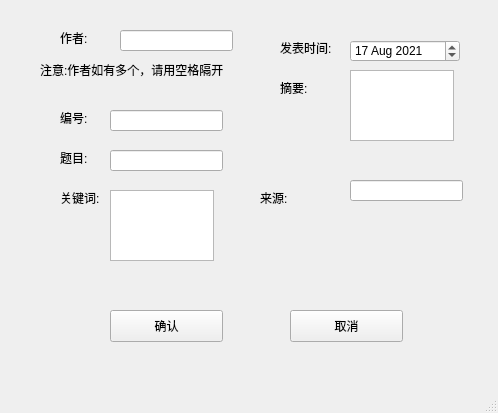
<?xml version="1.0" encoding="UTF-8"?>
<ui version="4.0">
 <class>AddDocumentsPage</class>
 <widget class="QMainWindow" name="AddDocumentsPage">
  <property name="geometry">
   <rect>
    <x>0</x>
    <y>0</y>
    <width>498</width>
    <height>413</height>
   </rect>
  </property>
  <property name="windowTitle">
   <string>MainWindow</string>
  </property>
  <widget class="QWidget" name="centralwidget">
   <widget class="QLabel" name="label">
    <property name="geometry">
     <rect>
      <x>60</x>
      <y>110</y>
      <width>60</width>
      <height>16</height>
     </rect>
    </property>
    <property name="text">
     <string>编号:</string>
    </property>
   </widget>
   <widget class="QLineEdit" name="lineEdit">
    <property name="geometry">
     <rect>
      <x>110</x>
      <y>110</y>
      <width>113</width>
      <height>21</height>
     </rect>
    </property>
   </widget>
   <widget class="QLabel" name="label_2">
    <property name="geometry">
     <rect>
      <x>60</x>
      <y>150</y>
      <width>60</width>
      <height>16</height>
     </rect>
    </property>
    <property name="text">
     <string>题目:</string>
    </property>
   </widget>
   <widget class="QLineEdit" name="nameOfDoc">
    <property name="geometry">
     <rect>
      <x>110</x>
      <y>150</y>
      <width>113</width>
      <height>21</height>
     </rect>
    </property>
   </widget>
   <widget class="QLabel" name="label_3">
    <property name="geometry">
     <rect>
      <x>60</x>
      <y>190</y>
      <width>60</width>
      <height>16</height>
     </rect>
    </property>
    <property name="text">
     <string>关键词:</string>
    </property>
   </widget>
   <widget class="QLabel" name="label_4">
    <property name="geometry">
     <rect>
      <x>280</x>
      <y>80</y>
      <width>60</width>
      <height>16</height>
     </rect>
    </property>
    <property name="text">
     <string>摘要:</string>
    </property>
   </widget>
   <widget class="QLabel" name="label_5">
    <property name="geometry">
     <rect>
      <x>280</x>
      <y>40</y>
      <width>60</width>
      <height>16</height>
     </rect>
    </property>
    <property name="text">
     <string>发表时间:</string>
    </property>
   </widget>
   <widget class="QDateEdit" name="dateEdit">
    <property name="geometry">
     <rect>
      <x>350</x>
      <y>40</y>
      <width>110</width>
      <height>22</height>
     </rect>
    </property>
    <property name="dateTime">
     <datetime>
      <hour>0</hour>
      <minute>0</minute>
      <second>0</second>
      <year>2021</year>
      <month>8</month>
      <day>17</day>
     </datetime>
    </property>
   </widget>
   <widget class="QLabel" name="label_6">
    <property name="geometry">
     <rect>
      <x>700</x>
      <y>500</y>
      <width>60</width>
      <height>16</height>
     </rect>
    </property>
    <property name="text">
     <string>来源:</string>
    </property>
   </widget>
   <widget class="QComboBox" name="comboBox">
    <property name="geometry">
     <rect>
      <x>780</x>
      <y>490</y>
      <width>91</width>
      <height>32</height>
     </rect>
    </property>
   </widget>
   <widget class="QPushButton" name="yesButton">
    <property name="geometry">
     <rect>
      <x>110</x>
      <y>310</y>
      <width>113</width>
      <height>32</height>
     </rect>
    </property>
    <property name="text">
     <string>确认</string>
    </property>
   </widget>
   <widget class="QPushButton" name="cancelButton">
    <property name="geometry">
     <rect>
      <x>290</x>
      <y>310</y>
      <width>113</width>
      <height>32</height>
     </rect>
    </property>
    <property name="text">
     <string>取消</string>
    </property>
   </widget>
   <widget class="QPlainTextEdit" name="plainTextEdit">
    <property name="geometry">
     <rect>
      <x>110</x>
      <y>190</y>
      <width>104</width>
      <height>71</height>
     </rect>
    </property>
   </widget>
   <widget class="QPlainTextEdit" name="plainTextEdit_2">
    <property name="geometry">
     <rect>
      <x>350</x>
      <y>70</y>
      <width>104</width>
      <height>71</height>
     </rect>
    </property>
   </widget>
   <widget class="QLabel" name="label_8">
    <property name="geometry">
     <rect>
      <x>60</x>
      <y>30</y>
      <width>60</width>
      <height>16</height>
     </rect>
    </property>
    <property name="text">
     <string>作者:</string>
    </property>
   </widget>
   <widget class="QLineEdit" name="nameOfAuthors">
    <property name="geometry">
     <rect>
      <x>120</x>
      <y>30</y>
      <width>113</width>
      <height>21</height>
     </rect>
    </property>
   </widget>
   <widget class="QLabel" name="label_9">
    <property name="geometry">
     <rect>
      <x>40</x>
      <y>60</y>
      <width>251</width>
      <height>20</height>
     </rect>
    </property>
    <property name="text">
     <string>注意:作者如有多个，请用空格隔开</string>
    </property>
   </widget>
   <widget class="QLabel" name="sourceLabel">
    <property name="geometry">
     <rect>
      <x>700</x>
      <y>580</y>
      <width>81</width>
      <height>16</height>
     </rect>
    </property>
    <property name="text">
     <string>其他来源:</string>
    </property>
   </widget>
   <widget class="QLineEdit" name="sourceEdit">
    <property name="geometry">
     <rect>
      <x>790</x>
      <y>580</y>
      <width>113</width>
      <height>21</height>
     </rect>
    </property>
   </widget>
   <widget class="QComboBox" name="selectCombo">
    <property name="geometry">
     <rect>
      <x>780</x>
      <y>540</y>
      <width>87</width>
      <height>22</height>
     </rect>
    </property>
   </widget>
   <widget class="QLabel" name="label_7">
    <property name="geometry">
     <rect>
      <x>700</x>
      <y>540</y>
      <width>72</width>
      <height>15</height>
     </rect>
    </property>
    <property name="text">
     <string/>
    </property>
   </widget>
   <widget class="QLabel" name="label_10">
    <property name="geometry">
     <rect>
      <x>260</x>
      <y>190</y>
      <width>72</width>
      <height>15</height>
     </rect>
    </property>
    <property name="text">
     <string>来源:</string>
    </property>
   </widget>
   <widget class="QLineEdit" name="sourceEdit_2">
    <property name="geometry">
     <rect>
      <x>350</x>
      <y>180</y>
      <width>113</width>
      <height>21</height>
     </rect>
    </property>
   </widget>
  </widget>
  <widget class="QMenuBar" name="menubar">
   <property name="geometry">
    <rect>
     <x>0</x>
     <y>0</y>
     <width>498</width>
     <height>26</height>
    </rect>
   </property>
  </widget>
  <widget class="QStatusBar" name="statusbar"/>
 </widget>
 <tabstops>
  <tabstop>nameOfAuthors</tabstop>
  <tabstop>lineEdit</tabstop>
  <tabstop>nameOfDoc</tabstop>
  <tabstop>plainTextEdit</tabstop>
  <tabstop>dateEdit</tabstop>
  <tabstop>comboBox</tabstop>
  <tabstop>plainTextEdit_2</tabstop>
  <tabstop>yesButton</tabstop>
  <tabstop>cancelButton</tabstop>
 </tabstops>
 <resources/>
 <connections>
  <connection>
   <sender>cancelButton</sender>
   <signal>clicked()</signal>
   <receiver>AddDocumentsPage</receiver>
   <slot>close()</slot>
   <hints>
    <hint type="sourcelabel">
     <x>346</x>
     <y>349</y>
    </hint>
    <hint type="destinationlabel">
     <x>283</x>
     <y>208</y>
    </hint>
   </hints>
  </connection>
 </connections>
</ui>
